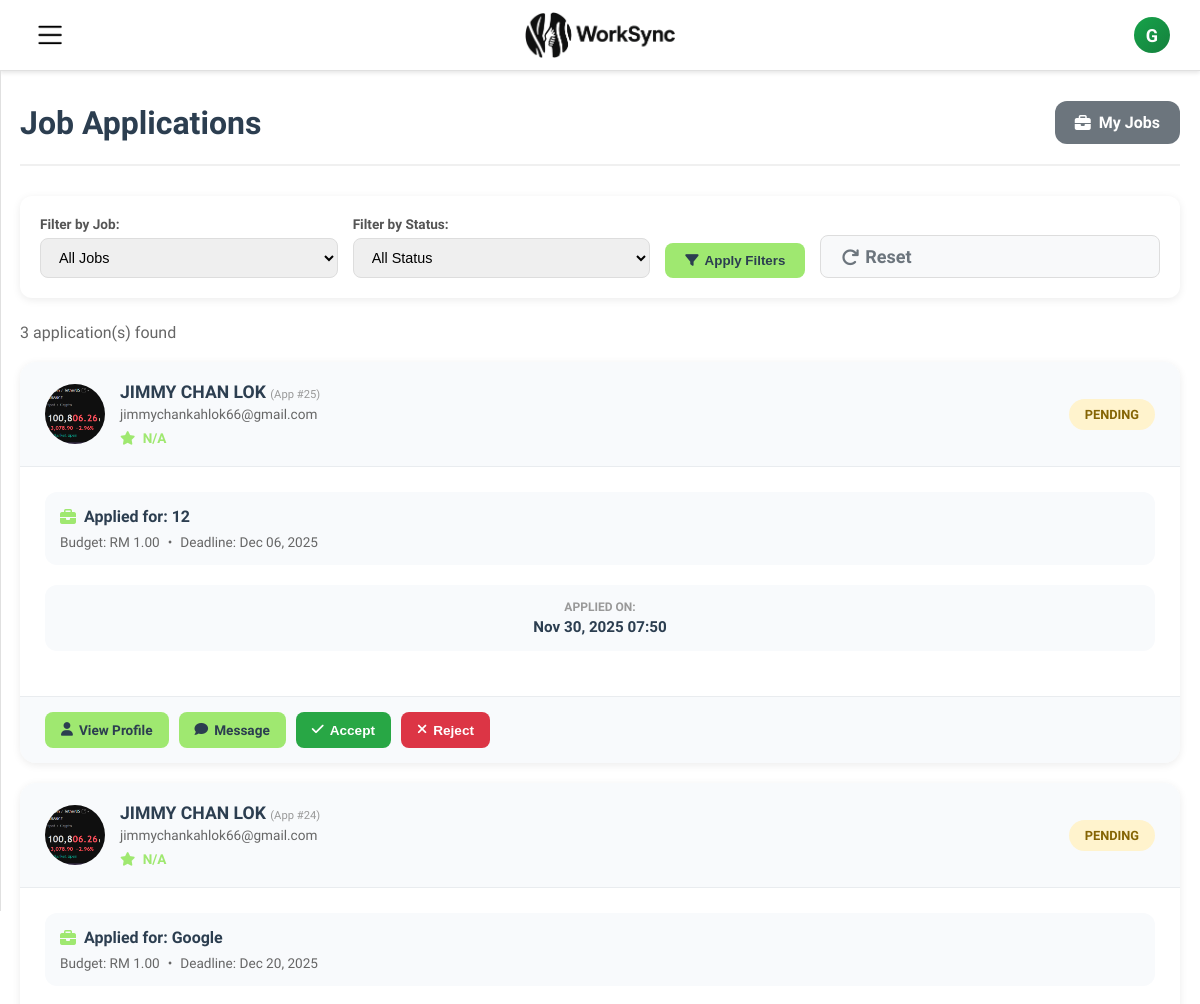
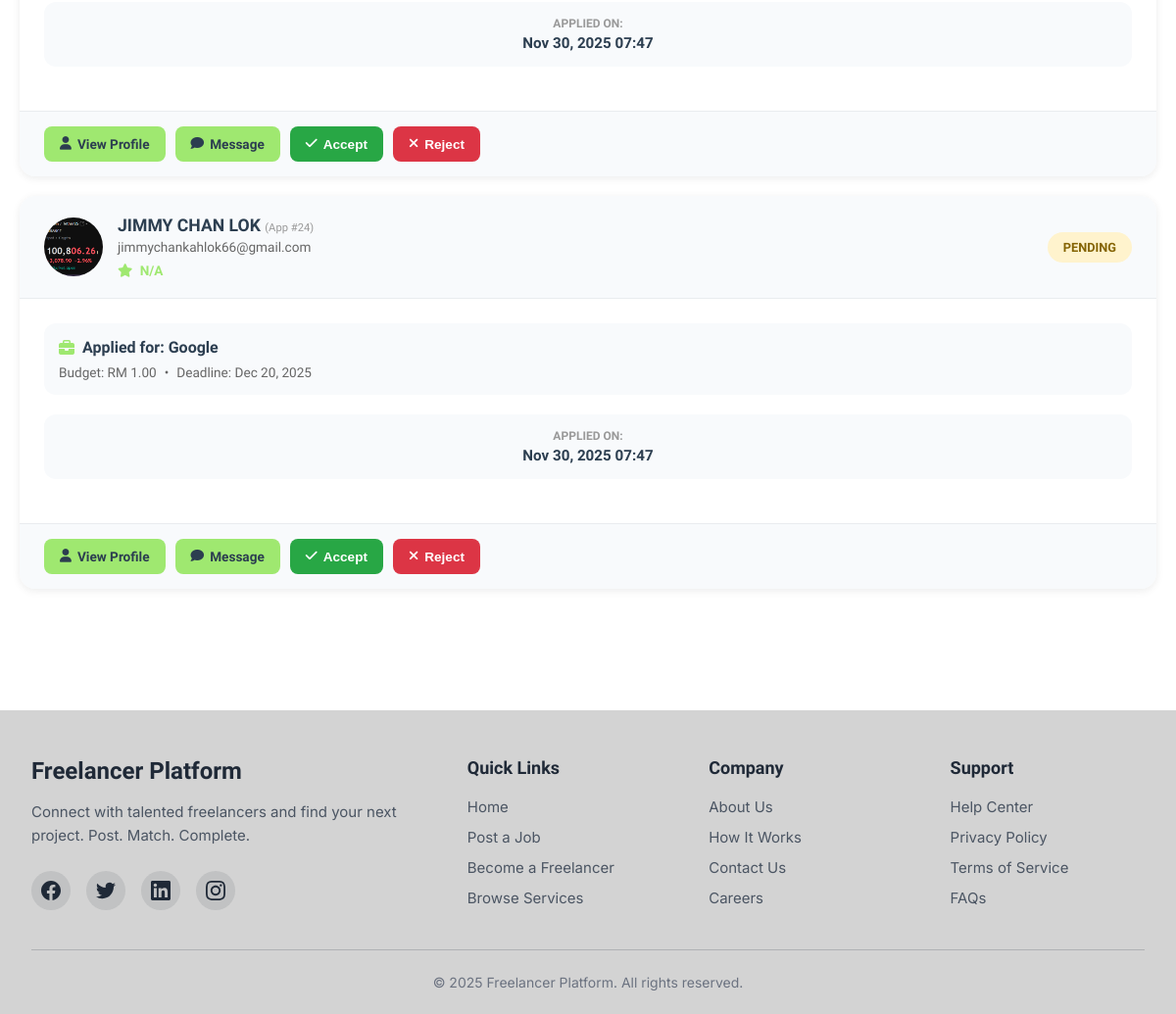
Before: /page/my_applications.php (signed in) with the older database file (2 pictures, top to bottom).
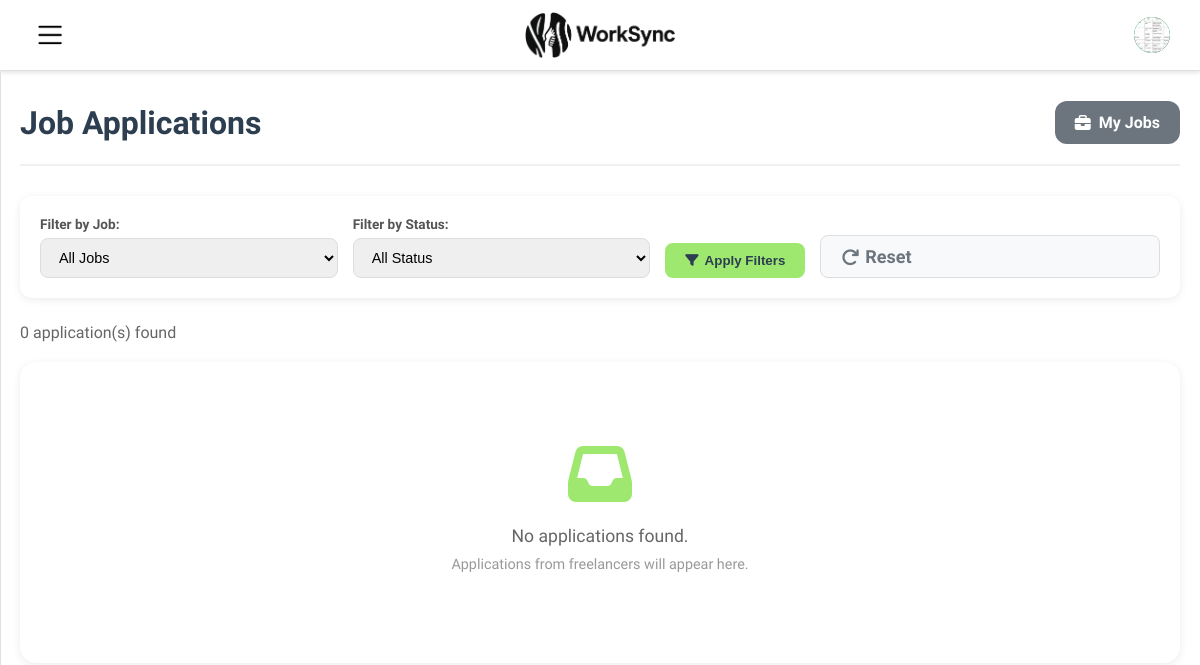
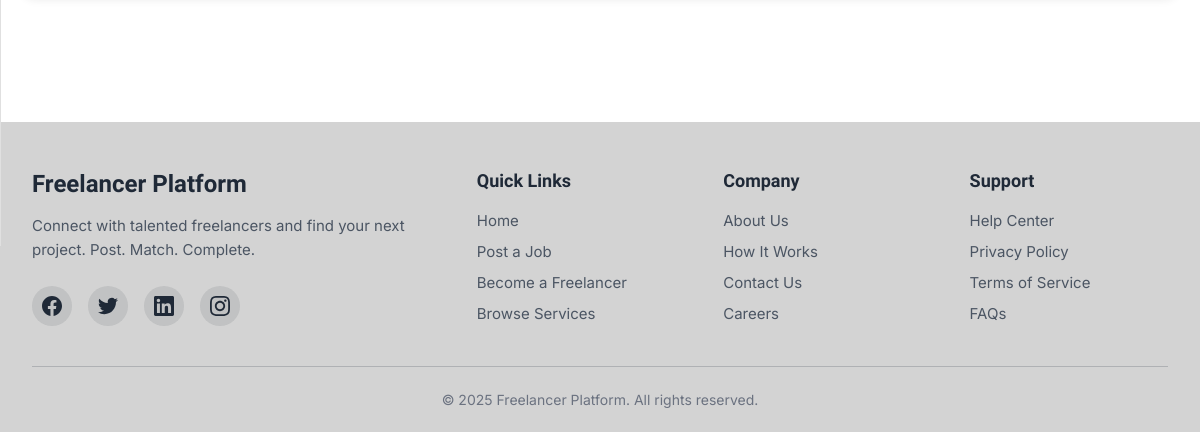
After: the same page with the newer database file (2 pictures, top to bottom).
### tables this page shows
CREATE TABLE
  `client` (
    `ClientID` int (11) NOT NULL,
    `CompanyName` varchar(255) DEFAULT NULL,
    `Description` text DEFAULT NULL,
    `Email` varchar(255) DEFAULT NULL,
    `Password` varchar(255) DEFAULT NULL,
    `PhoneNo` varchar(50) DEFAULT NULL,
    `ProfilePicture` varchar(500) DEFAULT NULL,
    `Status` varchar(50) DEFAULT NULL,
    `Address` text DEFAULT NULL,
    `JoinedDate` timestamp NOT NULL DEFAULT current_timestamp(),
    `isDelete` tinyint (1) DEFAULT 0,
    `FailedLoginAttempts` int (11) NOT NULL DEFAULT 0,
    `LastFailedLoginAt` datetime DEFAULT NULL
  );

CREATE TABLE
  `job_application` (
    `ApplicationID` int (11) NOT NULL,
    `JobID` int (11) NOT NULL,
    `FreelancerID` int (11) NOT NULL,
    `CoverLetter` text DEFAULT NULL,
    `ProposedBudget` decimal(10, 2) DEFAULT NULL,
    `EstimatedDuration` varchar(100) DEFAULT NULL,
    `Status` enum ('pending', 'accepted', 'rejected', 'withdrawn') NOT NULL DEFAULT 'pending',
    `AppliedAt` timestamp NOT NULL DEFAULT current_timestamp(),
    `UpdatedAt` timestamp NULL DEFAULT NULL ON UPDATE current_timestamp()
  );

CREATE TABLE
  `freelancer` (
    `FreelancerID` int (11) NOT NULL,
    `FirstName` varchar(100) DEFAULT NULL,
    `LastName` varchar(100) DEFAULT NULL,
    `Email` varchar(255) DEFAULT NULL,
    `Password` varchar(255) DEFAULT NULL,
    `PhoneNo` varchar(50) DEFAULT NULL,
    `ProfilePicture` varchar(500) DEFAULT NULL,
    `Status` varchar(50) DEFAULT NULL,
    `Address` text DEFAULT NULL,
    `Experience` text DEFAULT NULL,
    `Education` text DEFAULT NULL,
    `SocialMediaURL` varchar(255) DEFAULT NULL,
    `Bio` text DEFAULT NULL,
    `Rating` decimal(3, 2) DEFAULT NULL,
    `TotalEarned` decimal(10, 2) DEFAULT NULL,
    `JoinedDate` timestamp NOT NULL DEFAULT current_timestamp(),
    `isDelete` tinyint (1) DEFAULT 0,
    `FailedLoginAttempts` int (11) NOT NULL DEFAULT 0,
    `LastFailedLoginAt` datetime DEFAULT NULL
  );

CREATE TABLE
  `job` (
    `JobID` int (11) NOT NULL,
    `ClientID` int (11) DEFAULT NULL,
    `Title` varchar(255) DEFAULT NULL,
    `Description` text DEFAULT NULL,
    `Budget` decimal(10, 2) DEFAULT NULL,
    `DeliveryTime` int (11) NOT NULL,
    `Deadline` date DEFAULT NULL,
    `Status` enum ('available', 'deleted', 'complete', 'processing') NOT NULL DEFAULT 'available',
    `PostDate` date DEFAULT NULL
  );

### page/my_applications.php (the view, shortened to what the changed rows need)
<?php
include '../includes/header.php';
if (!function_exists('getPDOConnection')) {
    function getPDOConnection(): PDO
    {
        $dsn = 'mysql:host=' . DB_HOST . ';dbname=' . DB_NAME . ';charset=utf8mb4';
        $options = [
            PDO::ATTR_ERRMODE => PDO::ERRMODE_EXCEPTION,
            PDO::ATTR_DEFAULT_FETCH_MODE => PDO::FETCH_ASSOC,
            PDO::ATTR_EMULATE_PREPARES => false,
        ];
        try {
            return new PDO($dsn, DB_USER, DB_PASS, $options);
        } catch (PDOException $e) {
            die('Database connection error: ' . $e->getMessage());
        }
    }
}
$clientID = $_SESSION['user_id'];
$pdo = getPDOConnection();
$sql = "SELECT
            ja.ApplicationID, ja.JobID, ja.FreelancerID, ja.CoverLetter,
            ja.ProposedBudget, ja.EstimatedDuration, ja.Status, ja.AppliedAt,
            j.Title as JobTitle, j.Budget as JobBudget, j.Deadline,
            f.FirstName, f.LastName, f.Email as FreelancerEmail,
            f.ProfilePicture, f.Bio, f.Rating, f.TotalEarned
        FROM job_application ja
        INNER JOIN job j ON ja.JobID = j.JobID
        INNER JOIN freelancer f ON ja.FreelancerID = f.FreelancerID
        WHERE j.ClientID = :clientID";
$params = [':clientID' => $clientID];
$sql .= " ORDER BY ja.ApplicationID DESC";
try {
    $stmt = $pdo->prepare($sql);
    $stmt->execute($params);
    $applications = $stmt->fetchAll();
} catch (PDOException $e) {
    error_log('[my_applications] Fetch failed: ' . $e->getMessage());
    $applications = [];
}
?>
<div class="container">
    <div class="page-header">
        <h1>Job Applications</h1>
        <a href="my_jobs.php" class="btn-secondary">
        </a>
    </div>
    <form method="get" class="filters-section">
        <div class="filter-group">
        </div>
        <div class="filter-group">
        </div>
        <button type="submit" class="filter-btn">
        </button>
        <a href="my_applications.php" class="reset-btn">
        </a>
    </form>
    <p class="results-count">
        <?= count($applications) ?> application(s) found
    </p>
    <?php if (empty($applications)): ?>
        <div class="no-applications">
            <i class="fas fa-inbox"></i>
            <p>No applications found.</p>
            <p class="subtitle">Applications from freelancers will appear here.</p>
        </div>
    <?php else: ?>
        <div class="applications-list">
            <?php foreach ($applications as $app): ?>
                <div class="application-card">
                    <div class="application-header">
                        <div class="freelancer-info">
                            <div class="freelancer-avatar">
                                <?php if (!empty($app['ProfilePicture'])): ?>
                                    <img src="/<?= htmlspecialchars($app['ProfilePicture']) ?>"
                                        alt="<?= htmlspecialchars($app['FirstName']) ?>">
                                <?php else: ?>
                                    <div class="avatar-placeholder">
                                        <?= strtoupper(substr($app['FirstName'], 0, 1) . substr($app['LastName'], 0, 1)) ?>
                                    </div>
                                <?php endif; ?>
                            </div>
                            <div class="freelancer-details">
                                <h3 class="freelancer-name">
                                    <?= htmlspecialchars($app['FirstName'] . ' ' . $app['LastName']) ?>
                                    <small style="font-size: 0.7rem; color: #999; font-weight: normal;">(App #<?= $app['ApplicationID'] ?>)</small>
                                </h3>
                                <p class="freelancer-email"><?= htmlspecialchars($app['FreelancerEmail']) ?></p>
                                <div class="freelancer-stats">
                                    <span class="stat-item">
                                        <i class="fas fa-star"></i>
                                        <span style="color: rgb(159, 232, 112); font-weight: 700;"><?= $app['Rating'] ? number_format($app['Rating'], 1) : 'N/A' ?></span>
                                    </span>
                                </div>
                            </div>
                        </div>
                        <span class="application-status status-<?= strtolower($app['Status']) ?>">
                            <?= ucfirst($app['Status']) ?>
                        </span>
                    </div>
                    <div class="application-body">
                        <div class="job-reference">
                            <h4>
                                <i class="fas fa-briefcase"></i>
                                Applied for: <?= htmlspecialchars($app['JobTitle']) ?>
                            </h4>
                            <div class="job-meta">
                                <span>Budget: RM <?= number_format($app['JobBudget'], 2) ?></span>
                                <span>•</span>
                                <span>Deadline: <?= date('M d, Y', strtotime($app['Deadline'])) ?></span>
                            </div>
                        </div>
                        <div class="proposal-details">
                            <div class="detail-item">
                                <span class="label">Applied On:</span>
                                <span class="value"><?= date('M d, Y H:i', strtotime($app['AppliedAt'])) ?></span>
                            </div>
                        </div>
                    </div>
                    <div class="application-footer">
                        <a href="view_freelancer_profile.php?id=<?= $app['FreelancerID'] ?>" class="btn-small">
                            <i class="fas fa-user"></i> View Profile
                        </a>
                        <a href="messages.php?freelancer_id=<?= $app['FreelancerID'] ?>&job_id=<?= $app['JobID'] ?>" class="btn-small">
                            <i class="fas fa-comment"></i> Message
                        </a>
                        <?php if ($app['Status'] === 'pending'): ?>
                            <button class="btn-small btn-success" onclick="showAcceptConfirmation(<?= $app['ApplicationID'] ?>, <?= $app['JobBudget'] ?>, '<?= htmlspecialchars($app['JobTitle']) ?>')">
                                <i class="fas fa-check"></i> Accept
                            </button>
                            <button class="btn-small btn-danger" onclick="updateApplicationStatus(<?= $app['ApplicationID'] ?>, 'rejected')">
                                <i class="fas fa-times"></i> Reject
                            </button>
                        <?php elseif ($app['Status'] === 'accepted'): ?>
                            <span class="acceptance-note">
                                <i class="fas fa-check-circle"></i> Application accepted - Agreement in progress
                            </span>
                        <?php endif; ?>
                    </div>
                </div>
            <?php endforeach; ?>
        </div>
    <?php endif; ?>
</div>
<link rel="stylesheet" href="/assets/css/app.css">
<link rel="stylesheet" href="/assets/css/profile.css">
<link rel="stylesheet" href="https://cdnjs.cloudflare.com/ajax/libs/font-awesome/6.4.0/css/all.min.css">
<?php
include '../_foot.php';
?>

### includes/header.php (shortened to what the changed rows need)
<header class="profile-header">
    <div class="header-actions">
        <div class="profile-dropdown">
            <div class="profile-avatar" id="profileAvatar" style="width: 36px; height: 36px; border-radius: 50%; background: linear-gradient(135deg, #16a34a, #15803d); display: flex; align-items: center; justify-content: center; color: white; font-size: 18px; cursor: pointer; overflow: hidden; flex-shrink: 0;">
                <?php
                if (isset($_SESSION['user_id']) && isset($_SESSION['user_type'])) {
                    $user_id = $_SESSION['user_id'];
                    $user_type = $_SESSION['user_type'];
                    $conn = getDBConnection();
                    if ($user_type === 'freelancer') {
                        $table = 'freelancer';
                        $id_column = 'FreelancerID';
                        $name_col1 = 'FirstName';
                        $name_col2 = 'LastName';
                    } else {
                        $table = 'client';
                        $id_column = 'ClientID';
                        $name_col1 = 'CompanyName';
                        $name_col2 = null;
                    }
                    $query = "SELECT ProfilePicture, $name_col1" . ($name_col2 ? ", $name_col2" : "") . " FROM $table WHERE $id_column = ?";
                    $stmt = $conn->prepare($query);
                    $stmt->bind_param('i', $user_id);
                    $stmt->execute();
                    $result = $stmt->get_result();
                    if ($result && $result->num_rows > 0) {
                        $user = $result->fetch_assoc();
                        $profilePicture = $user['ProfilePicture'] ?? null;
                        $name1 = $user[$name_col1] ?? '';
                        $profilePicSrc = '';
                        if (!empty($profilePicture)) {
                            $picPath = $profilePicture;
                            if (strpos($picPath, '/') !== 0 && strpos($picPath, 'http') !== 0) {
                                $picPath = '/' . $picPath;
                            }
                            $profilePicSrc = $picPath;
                        }
                        if (!empty($profilePicSrc)) {
                            echo '<img src="' . htmlspecialchars($profilePicSrc) . '" alt="Profile" style="width: 100%; height: 100%; object-fit: cover; border-radius: 50%; display: block;" onerror="this.style.display=\'none\'; this.parentElement.textContent = \'' . strtoupper(substr($name1 ?: 'U', 0, 1)) . '\';">';
                        } else {
                            if ($user_type === 'freelancer') {
                                $initials = strtoupper(substr($name1 ?: 'F', 0, 1));
                            } else {
                                $initials = strtoupper(substr($name1 ?: 'C', 0, 1));
                            }
                            echo $initials;
                        }
                    } else {
                        echo 'U';
                    }
                } else {
                    echo '👤';
                }
                ?>
            </div>
        </div>
    </div>
</header>

Changed rows visible on the page:
no longer on this page (row edited): client: CompanyName "G"
removed job_application: FreelancerID.ProfilePicture (picture), FreelancerID.LastName "JIMMY CHAN LOK", ApplicationID "25", FreelancerID.Email "jimmychankahlok66@gmail.com", Status "PENDING", JobID.Title "12", JobID.Budget "1.00", JobID.Deadline "Dec 06, 2025", AppliedAt "Nov 30, 2025 07:50"
removed job_application: FreelancerID.ProfilePicture (picture), FreelancerID.LastName "JIMMY CHAN LOK", ApplicationID "24", FreelancerID.Email "jimmychankahlok66@gmail.com", Status "PENDING", JobID.Title "Google", JobID.Budget "1.00", JobID.Deadline "Dec 20, 2025", AppliedAt "Nov 30, 2025 07:47"
Other visible differences:
count($applications): "3" → "0"
text now shown: "No applications found. Applications from freelancers will appear here."
